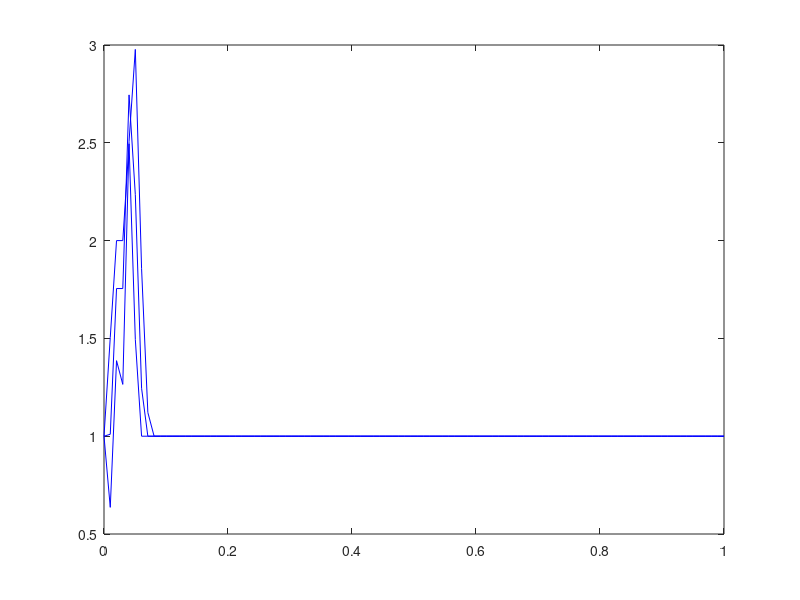

This figure's MATLAB source:
%====================ABOUT================================================%
%Numerical solution to transient PDEs
%Author-R Surya Narayan
%MATLAB script to solve the 1-D advection equation
%Method: FTCS, time explicit (third-order accurate)
%Note: FTCS: Forward-Time Centered-Space
%==============================problem setup==============================%
length_u=1; %length of the domain
c=1;%wave speed, (m/s)
%===================discretization parameters=============================%
mesh_u=100;%spatial mesh 
mesh_t=3;%temporal mesh-number of time steps
%compute dx dt Co
dt = time/mesh_t;%time advance
du = length_u/(mesh_u);%spacing along x
Co=0.99; %courant number
dt=Co*du/c;
%========================ICs and BCs======================================%
%declare u(x)
u=ones(mesh_u,1);
%compute x-coordinates
x=linspace(0,length_u,mesh_u);
%set the IC
u(2:5)=2;
%have a look once:
%plot(x,u,'-r');
%========================Solution=========================================%
for i=1:mesh_t
    u_n=u;
    for j=2:(mesh_u-1)
            u(j)=u_n(j)-0.5*Co*(u_n(j+1)-u_n(j-1));
    end
    plot(x,u,'-b');
    hold on;
end
hold off;
